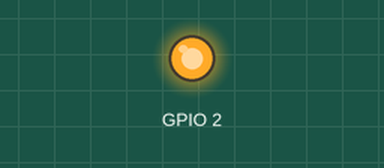
Simulated run of this sketch. Board: ESP32. On the bench: output pins drawn as LEDs (lit = HIGH). What the sketch prints to the serial monitor is not drawn.

Above: at 2.5 s.
At 7.5 s:
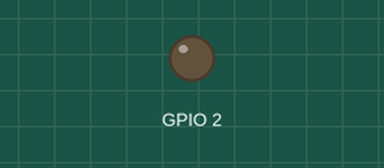
Timing chart, 0 to 13.0 s (numbered marks = the images above):
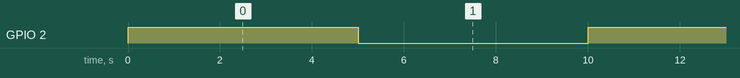

Measured:
- by itself, GPIO 2: alternates HIGH for 5.0 s and LOW for 5.0 s

The sketch:

test_thingsboard_SD_pzem_DS18B20.ino
```cpp
// ======================
// TEST ESP32 CÒN SỐNG
// ======================

void setup() {
  Serial.begin(115200);
  pinMode(2, OUTPUT);        // LED built-in trên hầu hết ESP32 DevKit

  Serial.println("\n=====================");
  Serial.println("ESP32 ĐÃ KHỞI ĐỘNG!");
  Serial.println("=====================");
}

void loop() {
  // Nháy LED
  digitalWrite(2, HIGH);
  Serial.println("ESP32 alive - LED ON");
  delay(5000);

  digitalWrite(2, LOW);
  Serial.println("ESP32 alive - LED OFF");
  delay(5000);
}
```
